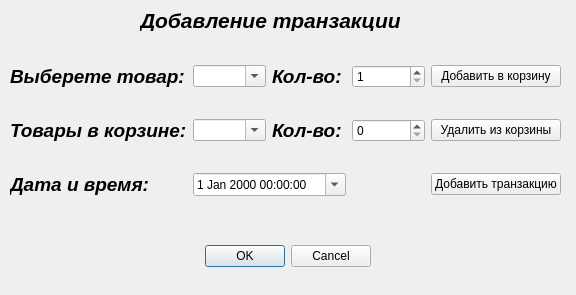
<?xml version="1.0" encoding="UTF-8"?>
<ui version="4.0">
 <class>AddTransaction</class>
 <widget class="QDialog" name="AddTransaction">
  <property name="geometry">
   <rect>
    <x>0</x>
    <y>0</y>
    <width>576</width>
    <height>295</height>
   </rect>
  </property>
  <property name="windowTitle">
   <string>Dialog</string>
  </property>
  <widget class="QDialogButtonBox" name="buttronExit">
   <property name="geometry">
    <rect>
     <x>30</x>
     <y>240</y>
     <width>341</width>
     <height>32</height>
    </rect>
   </property>
   <property name="orientation">
    <enum>Qt::Horizontal</enum>
   </property>
   <property name="standardButtons">
    <set>QDialogButtonBox::Cancel|QDialogButtonBox::Ok</set>
   </property>
  </widget>
  <widget class="QLabel" name="label_5">
   <property name="geometry">
    <rect>
     <x>140</x>
     <y>10</y>
     <width>271</width>
     <height>21</height>
    </rect>
   </property>
   <property name="font">
    <font>
     <pointsize>16</pointsize>
     <weight>75</weight>
     <italic>true</italic>
     <bold>true</bold>
    </font>
   </property>
   <property name="text">
    <string>Добавление транзакции</string>
   </property>
  </widget>
  <widget class="QWidget" name="layoutWidget">
   <property name="geometry">
    <rect>
     <x>10</x>
     <y>40</y>
     <width>551</width>
     <height>181</height>
    </rect>
   </property>
   <layout class="QGridLayout" name="gridLayout">
    <item row="0" column="3">
     <widget class="QSpinBox" name="KolTovar">
      <property name="minimum">
       <number>1</number>
      </property>
     </widget>
    </item>
    <item row="0" column="2">
     <widget class="QLabel" name="label_6">
      <property name="font">
       <font>
        <pointsize>14</pointsize>
        <weight>75</weight>
        <italic>true</italic>
        <bold>true</bold>
       </font>
      </property>
      <property name="text">
       <string>Кол-во:</string>
      </property>
     </widget>
    </item>
    <item row="1" column="2">
     <widget class="QLabel" name="label_7">
      <property name="font">
       <font>
        <pointsize>14</pointsize>
        <weight>75</weight>
        <italic>true</italic>
        <bold>true</bold>
       </font>
      </property>
      <property name="text">
       <string>Кол-во:</string>
      </property>
     </widget>
    </item>
    <item row="0" column="0">
     <widget class="QLabel" name="label">
      <property name="font">
       <font>
        <pointsize>14</pointsize>
        <weight>75</weight>
        <italic>true</italic>
        <bold>true</bold>
       </font>
      </property>
      <property name="text">
       <string>Выберете товар:</string>
      </property>
     </widget>
    </item>
    <item row="1" column="0">
     <widget class="QLabel" name="label_2">
      <property name="font">
       <font>
        <pointsize>14</pointsize>
        <weight>75</weight>
        <italic>true</italic>
        <bold>true</bold>
       </font>
      </property>
      <property name="text">
       <string>Товары в корзине:</string>
      </property>
     </widget>
    </item>
    <item row="1" column="1">
     <widget class="QComboBox" name="Korzina">
      <property name="editable">
       <bool>true</bool>
      </property>
     </widget>
    </item>
    <item row="0" column="4">
     <widget class="QPushButton" name="buttonAddKorzina">
      <property name="text">
       <string>Добавить в корзину</string>
      </property>
     </widget>
    </item>
    <item row="2" column="1" colspan="2">
     <widget class="QDateTimeEdit" name="dateTimeEdit">
      <property name="calendarPopup">
       <bool>true</bool>
      </property>
     </widget>
    </item>
    <item row="2" column="0">
     <widget class="QLabel" name="label_3">
      <property name="font">
       <font>
        <pointsize>14</pointsize>
        <weight>75</weight>
        <italic>true</italic>
        <bold>true</bold>
       </font>
      </property>
      <property name="text">
       <string>Дата и время:</string>
      </property>
     </widget>
    </item>
    <item row="1" column="3">
     <widget class="QSpinBox" name="KolKorzina"/>
    </item>
    <item row="1" column="4">
     <widget class="QPushButton" name="buttonDelKorzina">
      <property name="text">
       <string>Удалить из корзины</string>
      </property>
     </widget>
    </item>
    <item row="0" column="1">
     <widget class="QComboBox" name="Products">
      <property name="enabled">
       <bool>true</bool>
      </property>
      <property name="sizePolicy">
       <sizepolicy hsizetype="Preferred" vsizetype="Fixed">
        <horstretch>0</horstretch>
        <verstretch>0</verstretch>
       </sizepolicy>
      </property>
      <property name="minimumSize">
       <size>
        <width>0</width>
        <height>0</height>
       </size>
      </property>
      <property name="editable">
       <bool>true</bool>
      </property>
      <property name="maxVisibleItems">
       <number>4</number>
      </property>
      <property name="frame">
       <bool>true</bool>
      </property>
     </widget>
    </item>
    <item row="2" column="4">
     <widget class="QPushButton" name="buttonAddTrans">
      <property name="text">
       <string>Добавить транзакцию</string>
      </property>
     </widget>
    </item>
   </layout>
  </widget>
 </widget>
 <resources/>
 <connections>
  <connection>
   <sender>buttronExit</sender>
   <signal>accepted()</signal>
   <receiver>AddTransaction</receiver>
   <slot>accept()</slot>
   <hints>
    <hint type="sourcelabel">
     <x>248</x>
     <y>254</y>
    </hint>
    <hint type="destinationlabel">
     <x>157</x>
     <y>274</y>
    </hint>
   </hints>
  </connection>
  <connection>
   <sender>buttronExit</sender>
   <signal>rejected()</signal>
   <receiver>AddTransaction</receiver>
   <slot>reject()</slot>
   <hints>
    <hint type="sourcelabel">
     <x>316</x>
     <y>260</y>
    </hint>
    <hint type="destinationlabel">
     <x>286</x>
     <y>274</y>
    </hint>
   </hints>
  </connection>
 </connections>
</ui>
